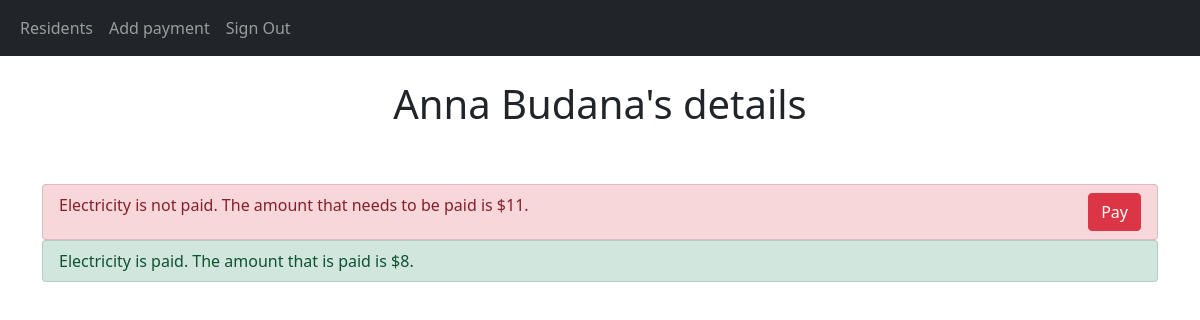
The page /persondetails/1/ (signed in) on the database as committed earlier.
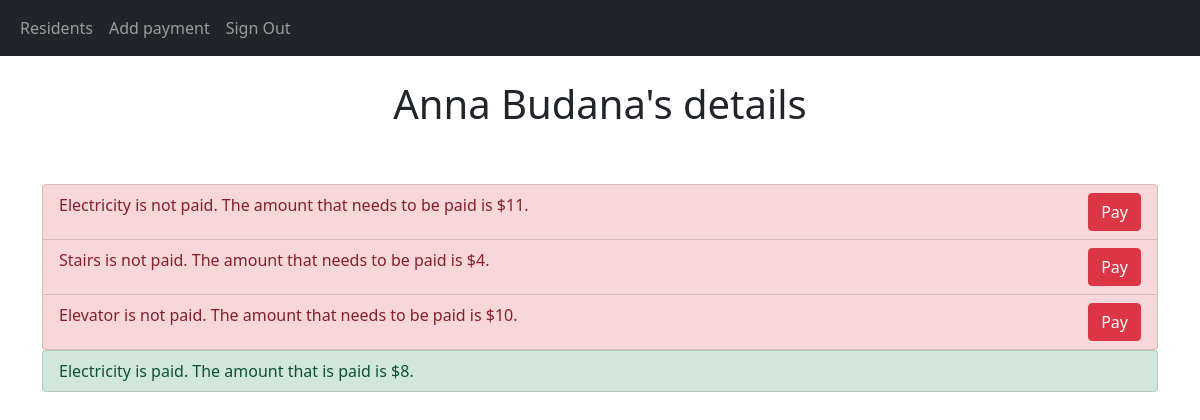
The same page on the database as committed later.
### CashierApp/models.py (models this page shows)
class Resident(models.Model):
    full_name = models.CharField(max_length=255)
    email = models.CharField(max_length=255)
    apartment = models.IntegerField()
    cashier = models.ForeignKey(Cashier, on_delete=models.CASCADE)  # link to Cashier table

class Payment(models.Model):
    type = models.CharField(max_length=255)
    status = models.CharField(max_length=255)
    amount = models.IntegerField()
    date = models.DateField()
    resident = models.ForeignKey(Resident, on_delete=models.CASCADE)  # link to Residents table

### CashierApp/views.py (the view)
# urls.py: path('persondetails/<int:id>/', views.persondetails,  name='persondetails'),
def persondetails(request, id):
    if not request.user.is_authenticated:
        return redirect("signin")
    resident = Resident.objects.get(id=id)  # get the resident that is wanted from the database
    payments = Payment.objects.filter(resident__id=id)  # get the payments that are connected to the resident
    context = {'resident': resident, 'payments': payments}
    return render(request, 'persondetails.html', context)

### CashierApp/templates/persondetails.html (shortened to what this page needs)
{% extends "base.html" %}
{% block content %}
    <br>
    <h1>{{ resident.full_name }}'s details</h1>
    <br>
    <br>
    <div class="container">
        <ul class="list-group">
            {% for p in payments %}
                {% if p.status == 'Unpaid' %}
                    <li class="list-group-item list-group-item-danger"> {{ p.type }} is not paid. The amount that needs to be paid is ${{ p.amount }}. <a class="btn btn-danger btn1" href="{% url 'pay' p.id %}">Pay</a> </li>
                {% endif %}
                {% empty %}
                    <p>No new payments.</p>
            {% endfor %}
        </ul>
        <ul class="list-group">
            {% for p in payments %}
                {% if p.status == 'Paid' %}
                    <li class="list-group-item list-group-item-success"> {{ p.type }} is paid. The amount that is paid is ${{ p.amount }}.</li>
                {% endif %}
                {% empty %}
                    <p>Nothing is paid.</p>
            {% endfor %}
        </ul>
        <br>
    </div>
{% endblock %}

### CashierApp/templates/base.html (shortened to what this page needs)
<!DOCTYPE html>
<html lang="en">
<head>
    <link href="https://cdn.jsdelivr.net/npm/bootstrap@5.0.1/dist/css/bootstrap.min.css" rel="stylesheet">
    {% load static %}
    <link href="{% static "/css/style.css"%}" type="text/css" rel="stylesheet">
</head>
<body>
    <nav class="navbar navbar-expand-lg navbar-dark bg-dark">
      <div class="container-fluid">
        <div class="collapse navbar-collapse" id="navbarNav">
          <ul class="navbar-nav">
            <li class="nav-item">
              <a class="nav-link" href="/index">Residents</a>
            </li>
            <li class="nav-item">
              <a class="nav-link" href="/payment">Add payment</a>
            </li>
            <li class="nav-item">
              <a class="nav-link" href="/signout">Sign Out</a>
            </li>
          </ul>
        </div>
      </div>
    </nav>
    <div id="content">
        {% block content %}{% endblock %}
    </div>
</body>
</html>

### CashierApp/static/css/style.css (style rules this page uses)
h1 { text-align: center; }
.btn1 { float: right; }

Rows that differ between the two databases and show on the page:
added Payment: type "Stairs", amount "4", shown under "Anna Budana's details"
added Payment: type "Elevator", amount "10", shown under "Anna Budana's details"
